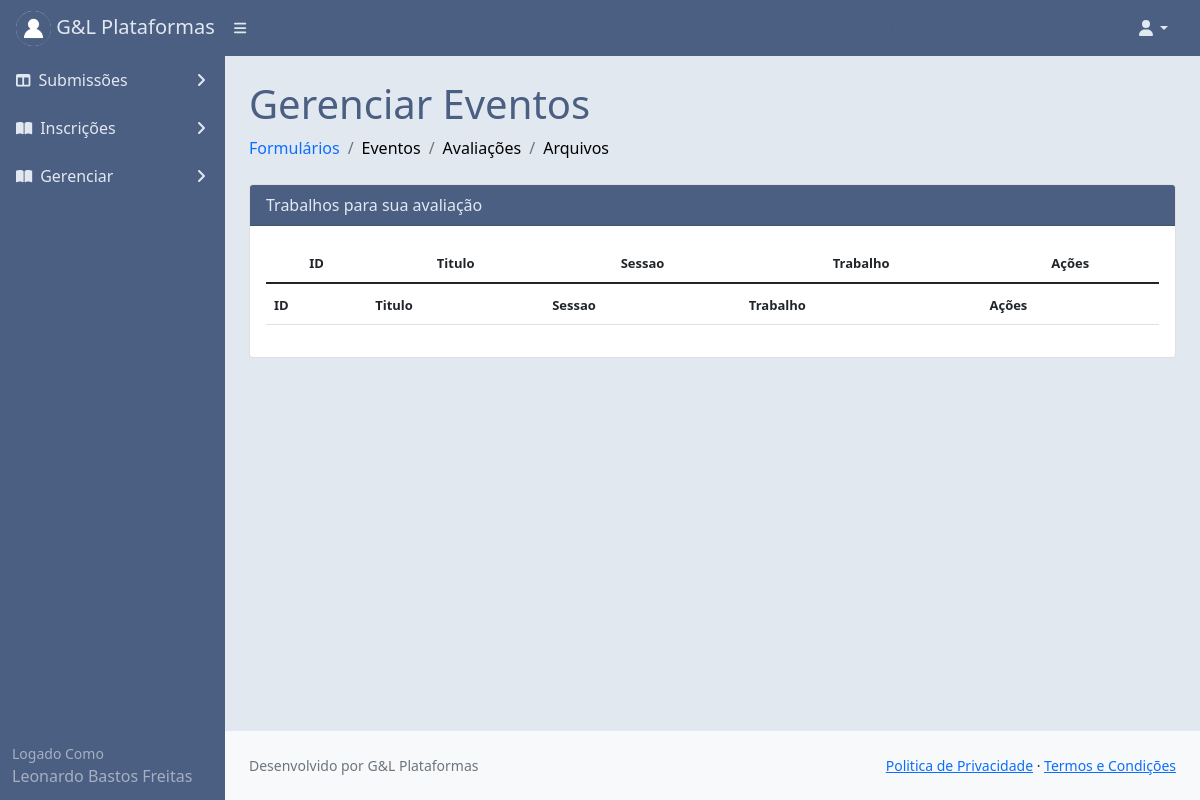
/avaliartrabalho/ (signed in), run on an earlier commit of the app's database.
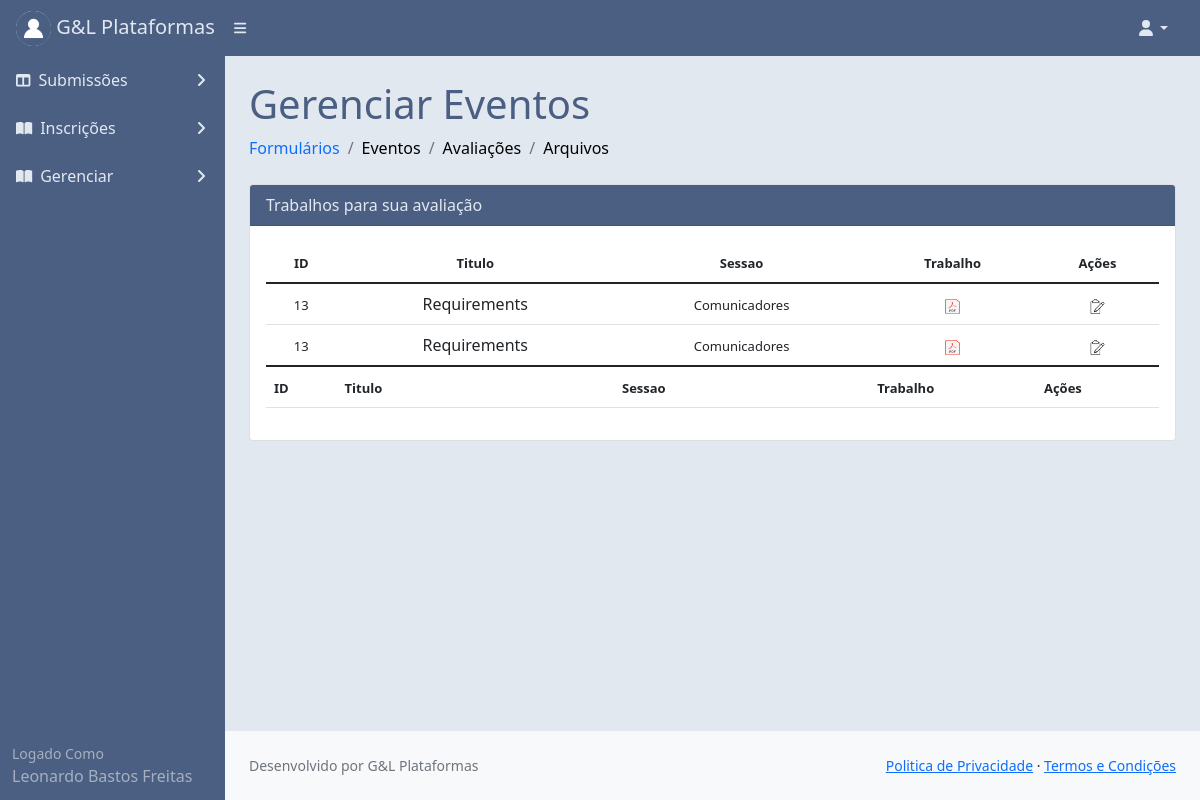
And on a later commit of the database.
### core/models.py (models this page shows, shortened)
class Usuariocd(models.Model):
    cpf = models.CharField(max_length=11)
    nome = models.CharField(max_length=300)
    cep = models.CharField(max_length=8)
    nascimento = models.DateField()
    email = models.EmailField()
    endereco = models.CharField(max_length=500)
    cidade = models.CharField(max_length=150)
    bairro = models.CharField(max_length=150)
    pais = models.CharField(max_length=150)
    instituicao = models.CharField(max_length=150)
    cmp = models.CharField(max_length=3)
    categ = models.CharField(max_length=150)
    cinfo = models.CharField(max_length=3)
    gestor_plataforma = models.CharField(max_length=3)
    autor = models.CharField(max_length=3)
    avaliador = models.CharField(max_length=3)
    lider = models.CharField(max_length=3)
    id_usuario = models.BigIntegerField()
    contato = models.BigIntegerField(null=True)
    perfil = models.FileField(upload_to='')

class Submissao(models.Model):
    data = models.DateTimeField(auto_now=True)
    trabalho = models.FileField(null=True, upload_to='')
    id_evento = models.BigIntegerField()
    sessao = models.BigIntegerField()
    id_usuario = models.BigIntegerField()
    status = models.CharField(max_length=30)
    av1 = models.CharField(max_length=30)
    av2 = models.CharField(max_length=30)
    av3 = models.CharField(max_length=30, null=True)
    data_av1 = models.DateTimeField(null=True)
    data_av2 = models.DateTimeField(null=True)
    data_av3 = models.DateTimeField(null=True)
    resumo = models.TextField()
    chave = models.TextField()
    titulo = models.CharField(max_length=150)
    autor = models.CharField(max_length=150)
    nota1 = models.BigIntegerField(null=True)
    nota2 = models.BigIntegerField(null=True)
    nota3 = models.BigIntegerField(null=True)

class Sessoes(models.Model):
    data_criacao = models.DateTimeField(auto_now=True)
    nome = models.CharField(max_length=150)
    descricao = models.CharField(max_length=150)
    lider = models.CharField(max_length=150)
    tema = models.CharField(max_length=150)
    formulario = models.BigIntegerField()
    id_evento= models.BigIntegerField()

### core/views.py (the view)
# urls.py: path('avaliartrabalho/', views.avaliartrabalho),
@login_required(login_url='/login/')
def avaliartrabalho(request):
    meuid = User.objects.filter(username=request.user)
    for m in meuid:
        mid = m.id
    usuarios = Usuariocd.objects.filter(id_usuario=mid)
    eventos = Evento.objects.filter(status='andamento')
    sessao = Sessoes.objects.all()
    formulario = Formulario.objects.all()
    avaliacao = Submissao.objects.filter(av1=mid)
    avaliacao2 = Submissao.objects.filter(av2=mid)
    avaliacao3 = Submissao.objects.filter(av3=mid)
    dados = {'eventos': eventos,
             'usuarios': usuarios,
             'sessao': sessao,
             'formulario': formulario,
             'avaliacao':avaliacao,
             'avaliacao2':avaliacao2,
             'avaliacao3':avaliacao3}
    return render(request,'avaliartrabalho.html',dados)

### templates/avaliartrabalho.html (shortened to what the changed rows need)
{% extends 'base.html' %}
{% load static %}
{% block content %}
<div id="layoutSidenav_content" style="background:#e2e8f0;">
                <main>
                    <div class="container-fluid px-4">
                        <h1 class="mt-4" style="color:#4B5F83;">Gerenciar Eventos</h1>
                                <p class="mb-0">
                                  <div class="card">
                                <div class="card-body">
                                  <table  class="table" id="datatablesSimple">
                                    <thead >
                                        <tr >
                                            <th class="text-center">
                                                <font size="2px">ID</font>
                                            </th>
                                            <th class="text-center"><font size="2px">Titulo</font></th>
                                            <th class="text-center"><font size="2px">Sessao</font></th>
                                            <th class="text-center"><font size="2px">Trabalho</font></th>
                                            <th class="text-center"><font size="2px">Ações</font></th>
                                        </tr>
                                    </thead>
                                    <tfoot>
                                        <tr>
                                            <th><font size="2px">ID</font></th>
                                            <th><font size="2px">Titulo</font></th>
                                            <th><font size="2px">Sessao</font></th>
                                            <th><font size="2px">Trabalho</font></th>
                                            <th><font size="2px">Ações</font></th>
                                        </tr>
                                    </tfoot>
                                    <tbody>
                                            {% for avaliacao in avaliacao %}
                                             <tr class="text-center">
                                             <td><font size="2px">{{avaliacao.id}}</font></td>
                                                 <td>
                                                {{avaliacao.titulo}}
                                                 </td>
                                            <td>
                                                {% for sessao in sessao %}
                                                {% if sessao.id == avaliacao.sessao %}
                                                <font size="2px">
                                                {{ sessao.nome }}
                                                </font></td>
                                                 {% endif %}
                                                 {% endfor %}
                                            <td>
                                                <font size="2px">
                                                <font size="2px">
                                                <a href="/media/{{avaliacao.trabalho}}"
                                                style="text-decoration:none;"
                                                target="_blank" rel="noopener noreferrer">
                                                    <img height="15" width="15"
                                                            src={% static "assets/pdficon.png" %}>
                                                </a>
                                            </font>
                                                </font></td>
                                                 <td><font size="2px">
                                                    <a type="button"
                                                       href="/pontuartrabalho/?id={{avaliacao.id}}">
                                                    <img src={% static "assets/editartrabalho.png" %}
                                                         width="15" height="15" />
                                                    </a>
                                            </font></td>
                                        </tr>
                                                {% endfor %}
                                            {% for avaliacao2 in avaliacao2 %}                                                                                 <tr>
                                              <tr class="text-center">
                                             <td><font size="2px">{{avaliacao2.id}}</font></td>
                                                 <td>
                                                {{avaliacao2.titulo}}
                                                 </td>
                                            <td>
                                                {% for sessao in sessao %}
                                                {% if sessao.id == avaliacao2.sessao %}
                                                <font size="2px">
                                                {{ sessao.nome }}
                                                </font></td>
                                                 {% endif %}
                                                 {% endfor %}
                                            <td>
                                                <font size="2px">
                                                <font size="2px">
                                                <a href="/media/{{avaliacao2.trabalho}}"
                                                style="text-decoration:none;"
                                                target="_blank" rel="noopener noreferrer">
                                                    <img height="15" width="15"
                                                            src={% static "assets/pdficon.png" %}>
                                                </a>
                                            </font>
                                                </font></td>
                                                 <td><font size="2px">
                                                    <a type="button"
                                                       href="/pontuartrabalho/?id={{avaliacao2.id}}">
                                                    <img src={% static "assets/editartrabalho.png" %}
                                                         width="15" height="15" />
                                                    </a>
                                                </div>
                                                {% endfor %}
                                    </tbody>
                                </table>
                                </div>
                        </div>
                                </p>
                    </div>
                </main>
            </div>
{% endblock %}

### templates/base.html (shortened to what this page needs)
{% load static %}
<!DOCTYPE html>
<html lang="pt-br">
    <head>
        <link href={% static "css/styles.css" %} rel="stylesheet" />
    </head>
    <body>
        <nav class="sb-topnav navbar navbar-expand navbar-dark" style="background:#4B5F83;">
            <a class="navbar-brand ps-3" href="#" style="color:#e2e8f0;">
                {% for usuarios in usuarios %}
                <img src="/media/{{usuarios.perfil}}"
                     alt="Admin"
                     class="rounded-circle"
                     width="35" height="35"> G&L Plataformas
                {% endfor %}
            </a>
            <button class="btn btn-link btn-sm order-1 order-lg-0 me-4 me-lg-0" id="sidebarToggle" href="#!"><i class="fas fa-bars" style="color:#e2e8f0;"></i></button>
            <form class="d-none d-md-inline-block form-inline ms-auto me-0 me-md-3 my-2 my-md-0">
                <a href="#" style="text-decoration:none; color:#4B5F83;">
                </a>
                <a href="#" style="text-decoration:none; color:#4B5F83;">
                </a>
                <a href="/submissoes/" style="text-decoration:none; color:#4B5F83;">
                </a>
            </form>
            <ul class="navbar-nav ms-auto ms-md-0 me-3 me-lg-4">
                <li class="nav-item dropdown">
                    <a class="nav-link dropdown-toggle" id="navbarDropdown" href="#" role="button" data-bs-toggle="dropdown" aria-expanded="false" style="color:#e2e8f0;"><i class="fas fa-user fa-fw"></i></a>
                </li>
            </ul>
        </nav>
        <div id="layoutSidenav">
            <div id="layoutSidenav_nav" >
                <nav class="sb-sidenav accordion sb-sidenav-dark" id="sidenavAccordion" >
                    <div class="sb-sidenav-menu" style="background:#4B5F83;">
                        <div class="nav">
                            <a class="nav-link collapsed" href="#" data-bs-toggle="collapse" data-bs-target="#collapseLayouts" aria-expanded="false" aria-controls="collapseLayouts">
                                <div class="sb-nav-link-icon" style="color:#e2e8f0;"><i class="fas fa-columns"></i></div>
                               <div style="color:#e2e8f0;">Submissões</div>
                                <div class="sb-sidenav-collapse-arrow" style="color:#e2e8f0;"><i class="fas fa-angle-down"></i></div>
                            </a>
                             <a class="nav-link collapsed" href="#" data-bs-toggle="collapse" data-bs-target="#pagesCollapseAuth" aria-expanded="false" aria-controls="pagesCollapseAuth">
                                        <div class="sb-nav-link-icon" style="color:#e2e8f0;"><i class="fas fa-book-open"></i></div>
                                        <div style="color:#e2e8f0;">Inscrições</div>
                                        <div class="sb-sidenav-collapse-arrow" style="color:#e2e8f0;"><i class="fas fa-angle-down"></i></div>
                                    </a>
                            <a class="nav-link collapsed" href="#" data-bs-toggle="collapse" data-bs-target="#collapsePages" aria-expanded="false" aria-controls="collapsePages">
                                <div class="sb-nav-link-icon" style="color:#e2e8f0;"><i class="fas fa-book-open"></i></div>
                                <div style="color:#e2e8f0;">Gerenciar</div>
                                <div class="sb-sidenav-collapse-arrow" style="color:#e2e8f0;"><i class="fas fa-angle-down"></i></div>
                            </a>
                        </div>
                    </div>
                    <div class="sb-sidenav-footer" style="background:#4B5F83;">
                        <div class="small" >Logado Como</div>
                        {% for usuarios in usuarios %}
                        {{usuarios.nome}}
                        {% endfor %}
                    </div>
                </nav>
            </div>
{% block content %}{% endblock %}
    </body>
</html>

What changed in the data, as far as the page shows it:
added Submissao: id "13", titulo "Requirements"
now on this page (row unchanged): Sessoes: nome "Comunicadores"
